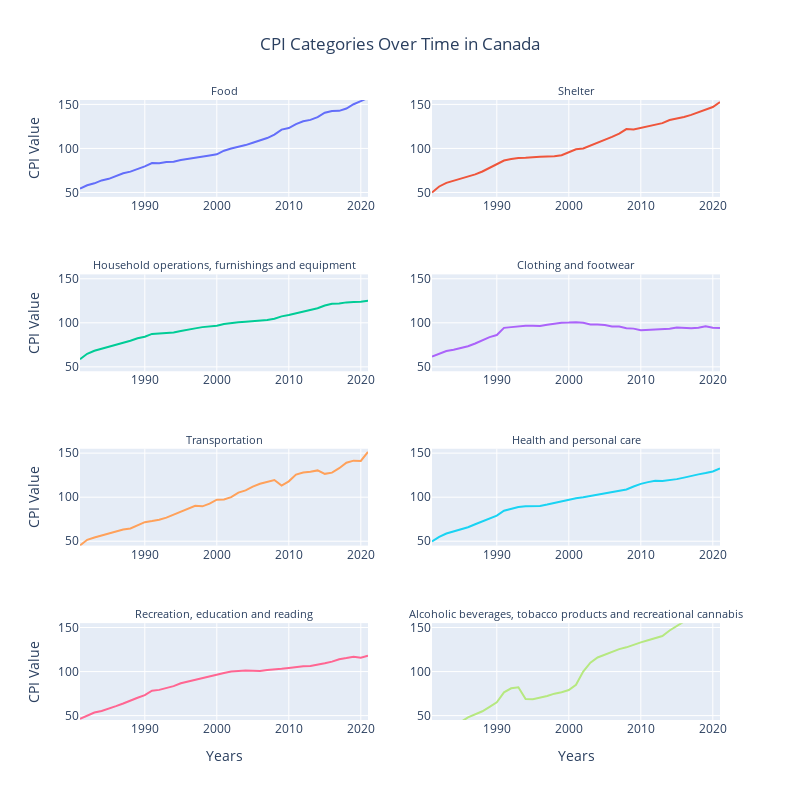

Notebook cell for this chart:
### Code cell
# Create a 4 x 2 grid of subplots for each of the 8 categories
fig = sp.make_subplots(rows=4, cols=2, subplot_titles=canada_data.columns)

# Define colors for the traces
colors = px.colors.qualitative.Plotly

# Add traces for each category using a forloop and calculate row + column size
for i, category in enumerate(canada_data.columns):
    row = (i // 2) + 1  # Calculate the row for the subplot
    col = (i % 2) + 1   # Calculate the column for the subplot
    trace = go.Scatter(x=canada_data.index, y=canada_data[category], mode='lines', name=category, line=dict(color=colors[i]))
    fig.add_trace(trace, row=row, col=col)

# Update subplot layout, keep x-axis empty (don't want labels there)
fig.update_xaxes(title_text='Years', row = 4) 
fig.update_yaxes(range=[45, 155])
fig.update_yaxes(title_text='CPI Value', col=1) 

# Update subplot title font
for i, title in enumerate(canada_data.columns):
    fig.update_annotations(selector=dict(text=title), font=dict(size=11))  

# Update figure layout with title in center
fig.update_layout(
    title_text='CPI Categories Over Time in Canada',
    title_x=0.5, 
    showlegend=False,
    height=800,
    width=800
)

# Show the plot
fig.show()

### Figure 1 — Plotly figure (JSON) as saved in the notebook; plotly's stock layout.template omitted (floating-point values rounded to 4 significant figures)
{"data": [{"line": {"color": "#636EFA"}, "mode": "lines", "name": "Food", "type": "scatter", "x": [1981, 1982, 1983, 1984, 1985, 1986, 1987, 1988, 1989, 1990, 1991, 1992, 1993, 1994, 1995, 1996, 1997, 1998, 1999, 2000, 2001, 2002, 2003, 2004, 2005, 2006, 2007, 2008, 2009, 2010, 2011, 2012, 2013, 2014, 2015, 2016, 2017, 2018, 2019, 2020, 2021], "xaxis": "x", "y": [54.3, 58.2, 60.4, 63.7, 65.5, 68.8, 71.8, 73.7, 76.5, 79.6, 83.4, 83.1, 84.5, 84.9, 86.9, 88, 89.4, 90.9, 92, 93.3, 97.4, 100, 101.7, 103.8, 106.4, 108.9, 111.8, 115.7, 121.4, 123.1, 127.7, 130.8, 132.4, 135.5, 140.5, 142.6, 142.7, 145.3, 150.2, 153.7, 157.5], "yaxis": "y"}, {"line": {"color": "#EF553B"}, "mode": "lines", "name": "Shelter", "type": "scatter", "x": [1981, 1982, 1983, 1984, 1985, 1986, 1987, 1988, 1989, 1990, 1991, 1992, 1993, 1994, 1995, 1996, 1997, 1998, 1999, 2000, 2001, 2002, 2003, 2004, 2005, 2006, 2007, 2008, 2009, 2010, 2011, 2012, 2013, 2014, 2015, 2016, 2017, 2018, 2019, 2020, 2021], "xaxis": "x2", "y": [50, 56.8, 60.9, 63.3, 65.6, 67.5, 70.5, 73.8, 78.1, 82.5, 86.3, 87.9, 89.1, 89.4, 90.4, 90.6, 90.8, 91.1, 92.3, 95.6, 99.1, 100, 103.2, 105.8, 109.2, 113.1, 116.9, 122, 121.6, 123.3, 125.6, 127.1, 128.7, 132.2, 133.7, 135.8, 138.1, 140.9, 144.5, 147, 152.7], "yaxis": "y2"}, {"line": {"color": "#00CC96"}, "mode": "lines", "name": "Household operations, furnishings and equipment", "type": "scatter", "x": [1981, 1982, 1983, 1984, 1985, 1986, 1987, 1988, 1989, 1990, 1991, 1992, 1993, 1994, 1995, 1996, 1997, 1998, 1999, 2000, 2001, 2002, 2003, 2004, 2005, 2006, 2007, 2008, 2009, 2010, 2011, 2012, 2013, 2014, 2015, 2016, 2017, 2018, 2019, 2020, 2021], "xaxis": "x3", "y": [58.6, 64.8, 68.3, 70.5, 72.3, 74.5, 76.7, 79.6, 82.5, 84.2, 87.4, 87.9, 88.7, 88.9, 90.6, 92.5, 93.7, 95.1, 95.8, 96.7, 98.6, 100, 100.7, 101.2, 101.7, 102.2, 103.2, 104.6, 107.3, 108.8, 110.9, 113, 114.4, 116.6, 119.7, 121.7, 121.9, 123.2, 123.6, 123.8, 125.2], "yaxis": "y3"}, {"line": {"color": "#AB63FA"}, "mode": "lines", "name": "Clothing and footwear", "type": "scatter", "x": [1981, 1982, 1983, 1984, 1985, 1986, 1987, 1988, 1989, 1990, 1991, 1992, 1993, 1994, 1995, 1996, 1997, 1998, 1999, 2000, 2001, 2002, 2003, 2004, 2005, 2006, 2007, 2008, 2009, 2010, 2011, 2012, 2013, 2014, 2015, 2016, 2017, 2018, 2019, 2020, 2021], "xaxis": "x4", "y": [61.8, 65.3, 67.9, 69.5, 71.5, 73.4, 76.5, 80.5, 83.7, 86.1, 94.3, 95.1, 96, 96.8, 96.7, 96.4, 97.7, 98.8, 100.1, 100.3, 100.7, 100, 98.2, 98, 97.6, 95.8, 95.7, 93.8, 93.4, 91.6, 91.9, 92, 92.1, 93.2, 94.6, 94.4, 93.7, 94.5, 96.1, 94.4, 94.1], "yaxis": "y4"}, {"line": {"color": "#FFA15A"}, "mode": "lines", "name": "Transportation", "type": "scatter", "x": [1981, 1982, 1983, 1984, 1985, 1986, 1987, 1988, 1989, 1990, 1991, 1992, 1993, 1994, 1995, 1996, 1997, 1998, 1999, 2000, 2001, 2002, 2003, 2004, 2005, 2006, 2007, 2008, 2009, 2010, 2011, 2012, 2013, 2014, 2015, 2016, 2017, 2018, 2019, 2020, 2021], "xaxis": "x5", "y": [45.2, 51.6, 54.2, 56.5, 59.2, 61, 63.3, 64.5, 67.8, 71.6, 72.9, 74.4, 76.8, 80.2, 84.3, 87.6, 90.3, 89.6, 92.6, 97.2, 97.3, 100, 105.2, 107.7, 112, 115.2, 117.1, 119.5, 113.1, 118, 125.6, 128.1, 129, 130.4, 126.5, 127.9, 132.9, 139.1, 141.5, 141.2, 151.4], "yaxis": "y5"}, {"line": {"color": "#19D3F3"}, "mode": "lines", "name": "Health and personal care", "type": "scatter", "x": [1981, 1982, 1983, 1984, 1985, 1986, 1987, 1988, 1989, 1990, 1991, 1992, 1993, 1994, 1995, 1996, 1997, 1998, 1999, 2000, 2001, 2002, 2003, 2004, 2005, 2006, 2007, 2008, 2009, 2010, 2011, 2012, 2013, 2014, 2015, 2016, 2017, 2018, 2019, 2020, 2021], "xaxis": "x6", "y": [49.7, 55, 58.8, 61.1, 63.2, 65.9, 69.3, 72.3, 75.5, 79.1, 84.7, 86.6, 88.9, 89.7, 89.6, 90.1, 91.7, 93.6, 95.4, 97, 98.9, 100, 101.4, 102.8, 104.6, 105.9, 107.3, 108.8, 112.1, 115.1, 117.1, 118.7, 118.3, 119, 120.5, 122.2, 124.3, 125.9, 127.4, 129.2, 132.6], "yaxis": "y6"}, {"line": {"color": "#FF6692"}, "mode": "lines", "name": "Recreation, education and reading", "type": "scatter", "x": [1981, 1982, 1983, 1984, 1985, 1986, 1987, 1988, 1989, 1990, 1991, 1992, 1993, 1994, 1995, 1996, 1997, 1998, 1999, 2000, 2001, 2002, 2003, 2004, 2005, 2006, 2007, 2008, 2009, 2010, 2011, 2012, 2013, 2014, 2015, 2016, 2017, 2018, 2019, 2020, 2021], "xaxis": "x7", "y": [46.2, 50.2, 53.5, 55.3, 57.7, 60.7, 63.7, 67.3, 70.3, 73.2, 78.3, 79.2, 81.1, 83.5, 86.7, 88.7, 91, 93, 94.7, 97, 98.4, 100, 100.8, 101.1, 100.8, 100.6, 101.8, 102.2, 103.1, 104, 105.3, 105.9, 106.2, 107.4, 109.4, 111.3, 114, 115.3, 116.8, 115.7, 117.9], "yaxis": "y7"}, {"line": {"color": "#B6E880"}, "mode": "lines", "name": "Alcoholic beverages, tobacco products and recreational cannabis", "type": "scatter", "x": [1981, 1982, 1983, 1984, 1985, 1986, 1987, 1988, 1989, 1990, 1991, 1992, 1993, 1994, 1995, 1996, 1997, 1998, 1999, 2000, 2001, 2002, 2003, 2004, 2005, 2006, 2007, 2008, 2009, 2010, 2011, 2012, 2013, 2014, 2015, 2016, 2017, 2018, 2019, 2020, 2021], "xaxis": "x8", "y": [27.8, 32.1, 36.1, 39.1, 42.8, 47.9, 51.1, 54.9, 59.9, 65.2, 76.4, 81, 82.2, 68.8, 68.7, 70.1, 72.3, 74.9, 76.5, 79, 85, 100, 110.1, 116, 119.1, 121.7, 125.5, 127.5, 130.7, 133.1, 135.6, 137.6, 140.4, 146.6, 152, 156.8, 161.1, 167.9, 171.1, 171.9, 175], "yaxis": "y8"}], "layout": {"annotations": [{"font": {"size": 11}, "showarrow": false, "text": "Food", "x": 0.225, "xanchor": "center", "xref": "paper", "y": 1, "yanchor": "bottom", "yref": "paper"}, {"font": {"size": 11}, "showarrow": false, "text": "Shelter", "x": 0.775, "xanchor": "center", "xref": "paper", "y": 1, "yanchor": "bottom", "yref": "paper"}, {"font": {"size": 11}, "showarrow": false, "text": "Household operations, furnishings and equipment", "x": 0.225, "xanchor": "center", "xref": "paper", "y": 0.7188, "yanchor": "bottom", "yref": "paper"}, {"font": {"size": 11}, "showarrow": false, "text": "Clothing and footwear", "x": 0.775, "xanchor": "center", "xref": "paper", "y": 0.7188, "yanchor": "bottom", "yref": "paper"}, {"font": {"size": 11}, "showarrow": false, "text": "Transportation", "x": 0.225, "xanchor": "center", "xref": "paper", "y": 0.4375, "yanchor": "bottom", "yref": "paper"}, {"font": {"size": 11}, "showarrow": false, "text": "Health and personal care", "x": 0.775, "xanchor": "center", "xref": "paper", "y": 0.4375, "yanchor": "bottom", "yref": "paper"}, {"font": {"size": 11}, "showarrow": false, "text": "Recreation, education and reading", "x": 0.225, "xanchor": "center", "xref": "paper", "y": 0.1562, "yanchor": "bottom", "yref": "paper"}, {"font": {"size": 11}, "showarrow": false, "text": "Alcoholic beverages, tobacco products and recreational cannabis", "x": 0.775, "xanchor": "center", "xref": "paper", "y": 0.1562, "yanchor": "bottom", "yref": "paper"}], "height": 800, "showlegend": false, "title": {"text": "CPI Categories Over Time in Canada", "x": 0.5}, "width": 800, "xaxis": {"anchor": "y", "autorange": true, "domain": [0, 0.45], "range": [1981, 2021], "type": "linear"}, "xaxis2": {"anchor": "y2", "autorange": true, "domain": [0.55, 1], "range": [1981, 2021], "type": "linear"}, "xaxis3": {"anchor": "y3", "autorange": true, "domain": [0, 0.45], "range": [1981, 2021], "type": "linear"}, "xaxis4": {"anchor": "y4", "autorange": true, "domain": [0.55, 1], "range": [1981, 2021], "type": "linear"}, "xaxis5": {"anchor": "y5", "autorange": true, "domain": [0, 0.45], "range": [1981, 2021], "type": "linear"}, "xaxis6": {"anchor": "y6", "autorange": true, "domain": [0.55, 1], "range": [1981, 2021], "type": "linear"}, "xaxis7": {"anchor": "y7", "autorange": true, "domain": [0, 0.45], "range": [1981, 2021], "title": {"text": "Years"}, "type": "linear"}, "xaxis8": {"anchor": "y8", "autorange": true, "domain": [0.55, 1], "range": [1981, 2021], "title": {"text": "Years"}, "type": "linear"}, "yaxis": {"anchor": "x", "domain": [0.8438, 1], "range": [45, 155], "title": {"text": "CPI Value"}, "type": "linear"}, "yaxis2": {"anchor": "x2", "domain": [0.8438, 1], "range": [45, 155], "type": "linear"}, "yaxis3": {"anchor": "x3", "domain": [0.5625, 0.7188], "range": [45, 155], "title": {"text": "CPI Value"}, "type": "linear"}, "yaxis4": {"anchor": "x4", "domain": [0.5625, 0.7188], "range": [45, 155], "type": "linear"}, "yaxis5": {"anchor": "x5", "domain": [0.2812, 0.4375], "range": [45, 155], "title": {"text": "CPI Value"}, "type": "linear"}, "yaxis6": {"anchor": "x6", "domain": [0.2812, 0.4375], "range": [45, 155], "type": "linear"}, "yaxis7": {"anchor": "x7", "domain": [0, 0.1562], "range": [45, 155], "title": {"text": "CPI Value"}, "type": "linear"}, "yaxis8": {"anchor": "x8", "domain": [0, 0.1562], "range": [45, 155], "type": "linear"}}}
